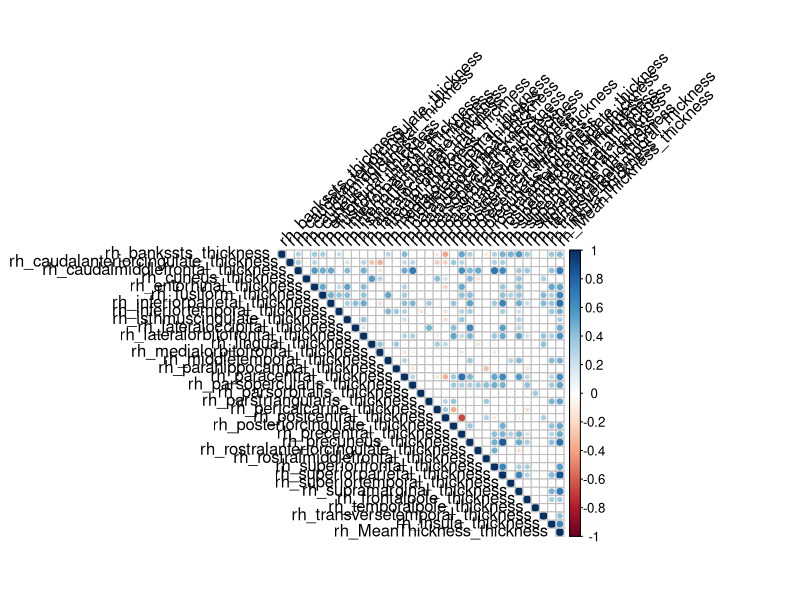

Write the R code that produced this figure.
## ---- chunk 1
library(corrplot)
aparc_stats <- read.csv("../data/structural/aparc_stats_10124.csv")

aparc_stats_sub <- aparc_stats[, -1]
cor_matrix <- cor(aparc_stats_sub)

# Function to compute significance levels
cor.mtest <- function(mat, conf.level = 0.95) {
  mat <- as.matrix(mat)
  n <- ncol(mat)
  p.mat <- matrix(NA, n, n)
  diag(p.mat) <- 0
  for (i in 1:(n - 1)) {
    for (j in (i + 1):n) {
      tmp <- cor.test(mat[, i], mat[, j], conf.level = conf.level)
      p.mat[i, j] <- p.mat[j, i] <- tmp$p.value
    }
  }
  colnames(p.mat) <- rownames(p.mat) <- colnames(mat)
  p.mat
}

# Compute p-values
p_values <- cor.mtest(cor_matrix)

# Specify the folder where you want to save the file
output_folder <- "../results/structural/"

# Combine the folder path with the file name
output_file <- file.path(output_folder, "Structural MRI Correlations.png")

# Open a PNG device with the specified file path
png(output_file, width = 800, height = 800)

corrplot(cor_matrix, method = "circle", type = "upper", 
         p.mat = p_values, sig.level = 0.05, insig = "blank",
         tl.col = "black", tl.srt = 45, addCoef.col = NULL)

# Close the PNG device
dev.off()

